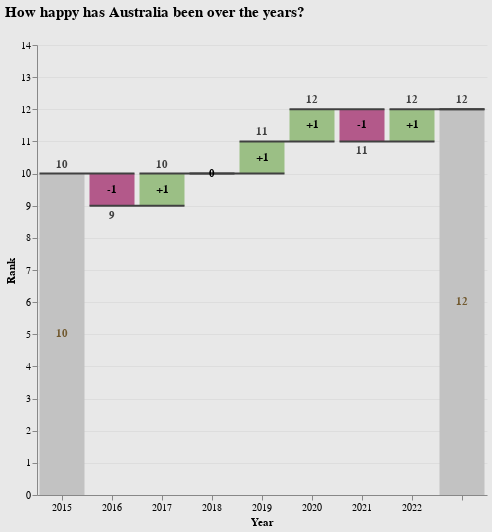

The Vega-Lite source for this figure:
### Vega-Lite specification from a JSON file in a GitHub repository (floating-point values rounded to 4 significant figures)
{"$schema": "https://vega.github.io/schema/vega-lite/v5.json", "title": "How happy has Australia been over the years?", "background": "#E8E8E8", "width": 450, "height": 450, "data": {"values": [{"label": "2015", "rank": 10}, {"label": "2016", "rank": -1}, {"label": "2017", "rank": 1}, {"label": "2018", "rank": 0}, {"label": "2019", "rank": 1}, {"label": "2020", "rank": 1}, {"label": "2021", "rank": -1}, {"label": "2022", "rank": 1}, {"label": " ", "rank": 0}]}, "transform": [{"window": [{"op": "sum", "field": "rank", "as": "sum"}]}, {"window": [{"op": "lead", "field": "label", "as": "lead"}]}, {"calculate": "datum.lead === null ? datum.label : datum.lead", "as": "lead"}, {"calculate": "datum.label === ' ' ? 0 : datum.sum - datum.rank", "as": "previous_sum"}, {"calculate": "datum.label === ' ' ? datum.sum - datum.previous_sum : datum.rank", "as": "rank"}, {"calculate": "(datum.label !== '2015' && datum.label !== ' ' && datum.rank > 0 ? '+' : '') + datum.rank", "as": "text_rank"}, {"calculate": "(datum.sum + datum.previous_sum) / 2", "as": "center"}, {"calculate": "datum.sum < datum.previous_sum ? datum.sum : ''", "as": "sum_dec"}, {"calculate": "datum.sum > datum.previous_sum ? datum.sum : ''", "as": "sum_inc"}], "encoding": {"x": {"field": "label", "type": "ordinal", "sort": null, "axis": {"labelAngle": 0, "title": "Year", "labelFont": "Gill Sans", "titleFont": "Gill Sans"}}}, "layer": [{"mark": {"type": "bar", "size": 45}, "encoding": {"y": {"field": "previous_sum", "type": "quantitative", "title": "Rank", "scale": {"domain": [0, 14]}, "axis": {"labelFont": "Gill Sans", "titleFont": "Gill Sans"}}, "y2": {"field": "sum"}, "color": {"condition": [{"test": "datum.label === '2015' || datum.label === ' '", "value": "#C2C2C2"}, {"test": "datum.sum < datum.previous_sum", "value": "#B3598A"}], "value": "#9BBF85"}}}, {"mark": {"type": "rule", "color": "#404040", "opacity": 1, "strokeWidth": 2, "xOffset": -22.5, "x2Offset": 22.5}, "encoding": {"x2": {"field": "lead"}, "y": {"field": "sum", "type": "quantitative"}}}, {"mark": {"type": "text", "dy": -4, "baseline": "bottom"}, "encoding": {"y": {"field": "sum_inc", "type": "quantitative"}, "text": {"field": "sum_inc", "type": "nominal"}}}, {"mark": {"type": "text", "dy": 4, "baseline": "top"}, "encoding": {"y": {"field": "sum_dec", "type": "quantitative"}, "text": {"field": "sum_dec", "type": "nominal"}}}, {"mark": {"type": "text", "fontWeight": "bold", "baseline": "middle"}, "encoding": {"y": {"field": "center", "type": "quantitative"}, "text": {"field": "text_rank", "type": "nominal"}, "color": {"condition": [{"test": "datum.label === '2015' || datum.label === ' '", "value": "#725a30"}], "value": "black"}}}], "config": {"view": {"stroke": "transparent"}, "text": {"fontWeight": "bold", "color": "#404040", "font": "Gill Sans"}, "title": {"anchor": "start", "fontSize": 15, "font": "Gill Sans", "offset": 20}}}
